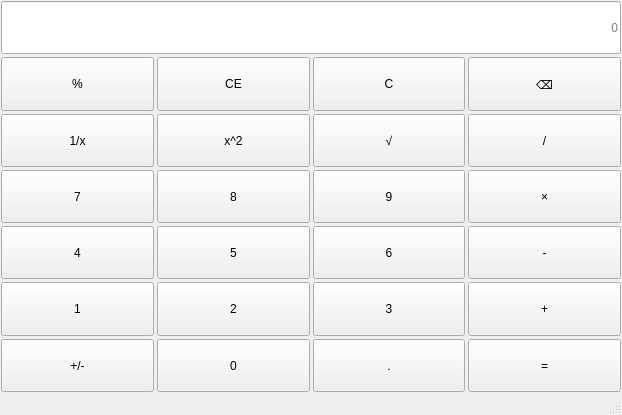
<?xml version="1.0" encoding="UTF-8"?>
<ui version="4.0">
 <class>MainWindow</class>
 <widget class="QMainWindow" name="MainWindow">
  <property name="geometry">
   <rect>
    <x>0</x>
    <y>0</y>
    <width>622</width>
    <height>415</height>
   </rect>
  </property>
  <property name="windowTitle">
   <string>MainWindow</string>
  </property>
  <widget class="QWidget" name="centralwidget">
   <layout class="QVBoxLayout" name="verticalLayout">
    <property name="spacing">
     <number>3</number>
    </property>
    <property name="leftMargin">
     <number>1</number>
    </property>
    <property name="topMargin">
     <number>1</number>
    </property>
    <property name="rightMargin">
     <number>1</number>
    </property>
    <property name="bottomMargin">
     <number>1</number>
    </property>
    <item>
     <layout class="QGridLayout" name="gridLayout_6">
      <item row="4" column="2">
       <widget class="QPushButton" name="btnNum6">
        <property name="sizePolicy">
         <sizepolicy hsizetype="Minimum" vsizetype="Minimum">
          <horstretch>0</horstretch>
          <verstretch>0</verstretch>
         </sizepolicy>
        </property>
        <property name="text">
         <string>6</string>
        </property>
       </widget>
      </item>
      <item row="2" column="1">
       <widget class="QPushButton" name="btnSquare">
        <property name="sizePolicy">
         <sizepolicy hsizetype="Minimum" vsizetype="Minimum">
          <horstretch>0</horstretch>
          <verstretch>0</verstretch>
         </sizepolicy>
        </property>
        <property name="text">
         <string>x^2</string>
        </property>
       </widget>
      </item>
      <item row="3" column="0">
       <widget class="QPushButton" name="btnNum7">
        <property name="sizePolicy">
         <sizepolicy hsizetype="Minimum" vsizetype="Minimum">
          <horstretch>0</horstretch>
          <verstretch>0</verstretch>
         </sizepolicy>
        </property>
        <property name="text">
         <string>7</string>
        </property>
       </widget>
      </item>
      <item row="3" column="3">
       <widget class="QPushButton" name="btnMultiple">
        <property name="sizePolicy">
         <sizepolicy hsizetype="Minimum" vsizetype="Minimum">
          <horstretch>0</horstretch>
          <verstretch>0</verstretch>
         </sizepolicy>
        </property>
        <property name="text">
         <string>×</string>
        </property>
       </widget>
      </item>
      <item row="0" column="0" colspan="4">
       <widget class="QLineEdit" name="display">
        <property name="sizePolicy">
         <sizepolicy hsizetype="Expanding" vsizetype="Preferred">
          <horstretch>0</horstretch>
          <verstretch>0</verstretch>
         </sizepolicy>
        </property>
        <property name="text">
         <string/>
        </property>
        <property name="alignment">
         <set>Qt::AlignmentFlag::AlignRight|Qt::AlignmentFlag::AlignTrailing|Qt::AlignmentFlag::AlignVCenter</set>
        </property>
        <property name="placeholderText">
         <string>0</string>
        </property>
       </widget>
      </item>
      <item row="2" column="3">
       <widget class="QPushButton" name="btnDivide">
        <property name="sizePolicy">
         <sizepolicy hsizetype="Minimum" vsizetype="Minimum">
          <horstretch>0</horstretch>
          <verstretch>0</verstretch>
         </sizepolicy>
        </property>
        <property name="text">
         <string>/</string>
        </property>
       </widget>
      </item>
      <item row="6" column="0">
       <widget class="QPushButton" name="btnSign">
        <property name="sizePolicy">
         <sizepolicy hsizetype="Minimum" vsizetype="Minimum">
          <horstretch>0</horstretch>
          <verstretch>0</verstretch>
         </sizepolicy>
        </property>
        <property name="text">
         <string>+/-</string>
        </property>
       </widget>
      </item>
      <item row="4" column="3">
       <widget class="QPushButton" name="btnMinus">
        <property name="sizePolicy">
         <sizepolicy hsizetype="Minimum" vsizetype="Minimum">
          <horstretch>0</horstretch>
          <verstretch>0</verstretch>
         </sizepolicy>
        </property>
        <property name="text">
         <string>-</string>
        </property>
       </widget>
      </item>
      <item row="4" column="0">
       <widget class="QPushButton" name="btnNum4">
        <property name="sizePolicy">
         <sizepolicy hsizetype="Minimum" vsizetype="Minimum">
          <horstretch>0</horstretch>
          <verstretch>0</verstretch>
         </sizepolicy>
        </property>
        <property name="text">
         <string>4</string>
        </property>
       </widget>
      </item>
      <item row="2" column="2">
       <widget class="QPushButton" name="btnSqrt">
        <property name="sizePolicy">
         <sizepolicy hsizetype="Minimum" vsizetype="Minimum">
          <horstretch>0</horstretch>
          <verstretch>0</verstretch>
         </sizepolicy>
        </property>
        <property name="text">
         <string>√</string>
        </property>
       </widget>
      </item>
      <item row="5" column="1">
       <widget class="QPushButton" name="btnNum2">
        <property name="sizePolicy">
         <sizepolicy hsizetype="Minimum" vsizetype="Minimum">
          <horstretch>0</horstretch>
          <verstretch>0</verstretch>
         </sizepolicy>
        </property>
        <property name="text">
         <string>2</string>
        </property>
       </widget>
      </item>
      <item row="1" column="2">
       <widget class="QPushButton" name="btnClean">
        <property name="sizePolicy">
         <sizepolicy hsizetype="Minimum" vsizetype="Minimum">
          <horstretch>0</horstretch>
          <verstretch>0</verstretch>
         </sizepolicy>
        </property>
        <property name="text">
         <string>C</string>
        </property>
       </widget>
      </item>
      <item row="5" column="0">
       <widget class="QPushButton" name="btnNum1">
        <property name="sizePolicy">
         <sizepolicy hsizetype="Minimum" vsizetype="Minimum">
          <horstretch>0</horstretch>
          <verstretch>0</verstretch>
         </sizepolicy>
        </property>
        <property name="text">
         <string>1</string>
        </property>
       </widget>
      </item>
      <item row="5" column="3">
       <widget class="QPushButton" name="btnPlus">
        <property name="sizePolicy">
         <sizepolicy hsizetype="Minimum" vsizetype="Minimum">
          <horstretch>0</horstretch>
          <verstretch>0</verstretch>
         </sizepolicy>
        </property>
        <property name="text">
         <string>+</string>
        </property>
       </widget>
      </item>
      <item row="3" column="2">
       <widget class="QPushButton" name="btnNum9">
        <property name="sizePolicy">
         <sizepolicy hsizetype="Minimum" vsizetype="Minimum">
          <horstretch>0</horstretch>
          <verstretch>0</verstretch>
         </sizepolicy>
        </property>
        <property name="text">
         <string>9</string>
        </property>
       </widget>
      </item>
      <item row="1" column="0">
       <widget class="QPushButton" name="btnPercentage">
        <property name="sizePolicy">
         <sizepolicy hsizetype="Minimum" vsizetype="Minimum">
          <horstretch>0</horstretch>
          <verstretch>0</verstretch>
         </sizepolicy>
        </property>
        <property name="text">
         <string>%</string>
        </property>
       </widget>
      </item>
      <item row="3" column="1">
       <widget class="QPushButton" name="btnNum8">
        <property name="sizePolicy">
         <sizepolicy hsizetype="Minimum" vsizetype="Minimum">
          <horstretch>0</horstretch>
          <verstretch>0</verstretch>
         </sizepolicy>
        </property>
        <property name="text">
         <string>8</string>
        </property>
       </widget>
      </item>
      <item row="1" column="1">
       <widget class="QPushButton" name="btnCleanAll">
        <property name="sizePolicy">
         <sizepolicy hsizetype="Minimum" vsizetype="Minimum">
          <horstretch>0</horstretch>
          <verstretch>0</verstretch>
         </sizepolicy>
        </property>
        <property name="text">
         <string>CE</string>
        </property>
       </widget>
      </item>
      <item row="6" column="1">
       <widget class="QPushButton" name="btnNum0">
        <property name="sizePolicy">
         <sizepolicy hsizetype="Minimum" vsizetype="Minimum">
          <horstretch>0</horstretch>
          <verstretch>0</verstretch>
         </sizepolicy>
        </property>
        <property name="text">
         <string>0</string>
        </property>
       </widget>
      </item>
      <item row="6" column="3">
       <widget class="QPushButton" name="btnEqual">
        <property name="sizePolicy">
         <sizepolicy hsizetype="Minimum" vsizetype="Minimum">
          <horstretch>0</horstretch>
          <verstretch>0</verstretch>
         </sizepolicy>
        </property>
        <property name="text">
         <string>=</string>
        </property>
       </widget>
      </item>
      <item row="4" column="1">
       <widget class="QPushButton" name="btnNum5">
        <property name="sizePolicy">
         <sizepolicy hsizetype="Minimum" vsizetype="Minimum">
          <horstretch>0</horstretch>
          <verstretch>0</verstretch>
         </sizepolicy>
        </property>
        <property name="text">
         <string>5</string>
        </property>
       </widget>
      </item>
      <item row="1" column="3">
       <widget class="QPushButton" name="btnDel">
        <property name="sizePolicy">
         <sizepolicy hsizetype="Minimum" vsizetype="Minimum">
          <horstretch>0</horstretch>
          <verstretch>0</verstretch>
         </sizepolicy>
        </property>
        <property name="text">
         <string>⌫</string>
        </property>
       </widget>
      </item>
      <item row="5" column="2">
       <widget class="QPushButton" name="btnNum3">
        <property name="sizePolicy">
         <sizepolicy hsizetype="Minimum" vsizetype="Minimum">
          <horstretch>0</horstretch>
          <verstretch>0</verstretch>
         </sizepolicy>
        </property>
        <property name="text">
         <string>3</string>
        </property>
       </widget>
      </item>
      <item row="2" column="0">
       <widget class="QPushButton" name="btnInverse">
        <property name="sizePolicy">
         <sizepolicy hsizetype="Minimum" vsizetype="Minimum">
          <horstretch>0</horstretch>
          <verstretch>0</verstretch>
         </sizepolicy>
        </property>
        <property name="text">
         <string>1/x</string>
        </property>
       </widget>
      </item>
      <item row="6" column="2">
       <widget class="QPushButton" name="btnPeriod">
        <property name="sizePolicy">
         <sizepolicy hsizetype="Minimum" vsizetype="Minimum">
          <horstretch>0</horstretch>
          <verstretch>0</verstretch>
         </sizepolicy>
        </property>
        <property name="text">
         <string>.</string>
        </property>
       </widget>
      </item>
     </layout>
    </item>
   </layout>
  </widget>
  <widget class="QMenuBar" name="menubar">
   <property name="geometry">
    <rect>
     <x>0</x>
     <y>0</y>
     <width>622</width>
     <height>25</height>
    </rect>
   </property>
  </widget>
  <widget class="QStatusBar" name="statusbar"/>
 </widget>
 <resources/>
 <connections/>
</ui>
